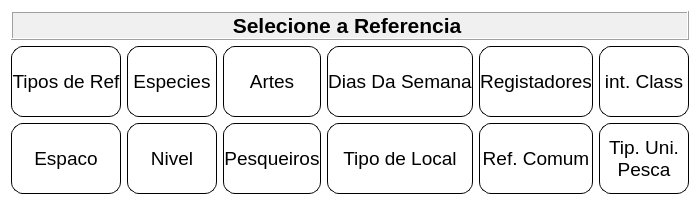
<?xml version="1.0" encoding="UTF-8"?>
<ui version="4.0">
 <class>Form</class>
 <widget class="QWidget" name="Form">
  <property name="windowModality">
   <enum>Qt::WindowModal</enum>
  </property>
  <property name="geometry">
   <rect>
    <x>0</x>
    <y>0</y>
    <width>700</width>
    <height>205</height>
   </rect>
  </property>
  <property name="sizePolicy">
   <sizepolicy hsizetype="Expanding" vsizetype="Preferred">
    <horstretch>0</horstretch>
    <verstretch>0</verstretch>
   </sizepolicy>
  </property>
  <property name="minimumSize">
   <size>
    <width>680</width>
    <height>128</height>
   </size>
  </property>
  <property name="maximumSize">
   <size>
    <width>700</width>
    <height>250</height>
   </size>
  </property>
  <property name="windowTitle">
   <string>Referencias</string>
  </property>
  <property name="windowIcon">
   <iconset>
    <normaloff>:/newPrefix/stats-2.png</normaloff>:/newPrefix/stats-2.png</iconset>
  </property>
  <property name="windowOpacity">
   <double>3.000000000000000</double>
  </property>
  <property name="styleSheet">
   <string notr="true">#Form{
background-color: #ffffff; 
}

.QPushButton {
border-radius: 12px;
border-style: solid;
border-width: 1px;
border-color: black
}

.QPushButton:pressed { 
background-color: DodgerBlue; 
}

.QPushButton:focus:pressed { 
background-color: #3c3c3c; 
}

.QPushButton:focus { 
background-color: rgb(180, 180, 180); 
}

QPushButton:hover { 
background-color: Gray; 
}

QPushButton:checked { 
background-color: DodgerBlue; 
}</string>
  </property>
  <layout class="QGridLayout" name="gridLayout_2">
   <item row="1" column="0">
    <layout class="QGridLayout" name="gridLayout">
     <item row="0" column="5">
      <widget class="QPushButton" name="PBIntClass">
       <property name="sizePolicy">
        <sizepolicy hsizetype="MinimumExpanding" vsizetype="Preferred">
         <horstretch>0</horstretch>
         <verstretch>0</verstretch>
        </sizepolicy>
       </property>
       <property name="font">
        <font>
         <pointsize>14</pointsize>
        </font>
       </property>
       <property name="focusPolicy">
        <enum>Qt::StrongFocus</enum>
       </property>
       <property name="text">
        <string>int. Class</string>
       </property>
      </widget>
     </item>
     <item row="1" column="4">
      <widget class="QPushButton" name="PBOutros">
       <property name="sizePolicy">
        <sizepolicy hsizetype="MinimumExpanding" vsizetype="Preferred">
         <horstretch>0</horstretch>
         <verstretch>0</verstretch>
        </sizepolicy>
       </property>
       <property name="font">
        <font>
         <pointsize>14</pointsize>
        </font>
       </property>
       <property name="focusPolicy">
        <enum>Qt::StrongFocus</enum>
       </property>
       <property name="text">
        <string>Ref. Comum</string>
       </property>
       <property name="icon">
        <iconset resource="icons.qrc">
         <normaloff>:/newPrefix/Icons/001-more.png</normaloff>:/newPrefix/Icons/001-more.png</iconset>
       </property>
       <property name="flat">
        <bool>false</bool>
       </property>
      </widget>
     </item>
     <item row="0" column="1">
      <widget class="QPushButton" name="PBEspecies">
       <property name="sizePolicy">
        <sizepolicy hsizetype="MinimumExpanding" vsizetype="Preferred">
         <horstretch>0</horstretch>
         <verstretch>0</verstretch>
        </sizepolicy>
       </property>
       <property name="font">
        <font>
         <pointsize>14</pointsize>
        </font>
       </property>
       <property name="focusPolicy">
        <enum>Qt::StrongFocus</enum>
       </property>
       <property name="text">
        <string>Especies</string>
       </property>
       <property name="icon">
        <iconset resource="icons.qrc">
         <normaloff>:/newPrefix/Icons/fish.png</normaloff>:/newPrefix/Icons/fish.png</iconset>
       </property>
      </widget>
     </item>
     <item row="1" column="1">
      <widget class="QPushButton" name="PBNivel">
       <property name="sizePolicy">
        <sizepolicy hsizetype="MinimumExpanding" vsizetype="Preferred">
         <horstretch>0</horstretch>
         <verstretch>0</verstretch>
        </sizepolicy>
       </property>
       <property name="font">
        <font>
         <pointsize>14</pointsize>
        </font>
       </property>
       <property name="focusPolicy">
        <enum>Qt::StrongFocus</enum>
       </property>
       <property name="text">
        <string>Nivel</string>
       </property>
       <property name="icon">
        <iconset resource="icons.qrc">
         <normaloff>:/newPrefix/Icons/layers.png</normaloff>:/newPrefix/Icons/layers.png</iconset>
       </property>
      </widget>
     </item>
     <item row="0" column="0">
      <widget class="QPushButton" name="PBCodificadores">
       <property name="sizePolicy">
        <sizepolicy hsizetype="MinimumExpanding" vsizetype="Preferred">
         <horstretch>0</horstretch>
         <verstretch>0</verstretch>
        </sizepolicy>
       </property>
       <property name="font">
        <font>
         <pointsize>14</pointsize>
        </font>
       </property>
       <property name="focusPolicy">
        <enum>Qt::StrongFocus</enum>
       </property>
       <property name="text">
        <string>Tipos de Ref</string>
       </property>
       <property name="icon">
        <iconset resource="icons.qrc">
         <normaloff>:/newPrefix/Icons/008-chains.png</normaloff>:/newPrefix/Icons/008-chains.png</iconset>
       </property>
      </widget>
     </item>
     <item row="0" column="2">
      <widget class="QPushButton" name="PBArtes">
       <property name="sizePolicy">
        <sizepolicy hsizetype="MinimumExpanding" vsizetype="Preferred">
         <horstretch>0</horstretch>
         <verstretch>0</verstretch>
        </sizepolicy>
       </property>
       <property name="font">
        <font>
         <pointsize>14</pointsize>
        </font>
       </property>
       <property name="focusPolicy">
        <enum>Qt::StrongFocus</enum>
       </property>
       <property name="text">
        <string>Artes</string>
       </property>
       <property name="icon">
        <iconset resource="icons.qrc">
         <normaloff>:/newPrefix/Icons/007-fishing.png</normaloff>:/newPrefix/Icons/007-fishing.png</iconset>
       </property>
      </widget>
     </item>
     <item row="1" column="5">
      <widget class="QPushButton" name="PBTipUniPesca">
       <property name="sizePolicy">
        <sizepolicy hsizetype="MinimumExpanding" vsizetype="Preferred">
         <horstretch>0</horstretch>
         <verstretch>0</verstretch>
        </sizepolicy>
       </property>
       <property name="font">
        <font>
         <pointsize>14</pointsize>
        </font>
       </property>
       <property name="focusPolicy">
        <enum>Qt::StrongFocus</enum>
       </property>
       <property name="text">
        <string>Tip. Uni. 
Pesca</string>
       </property>
       <property name="flat">
        <bool>false</bool>
       </property>
      </widget>
     </item>
     <item row="1" column="3">
      <widget class="QPushButton" name="PBTipLocal">
       <property name="sizePolicy">
        <sizepolicy hsizetype="MinimumExpanding" vsizetype="Preferred">
         <horstretch>0</horstretch>
         <verstretch>0</verstretch>
        </sizepolicy>
       </property>
       <property name="font">
        <font>
         <pointsize>14</pointsize>
        </font>
       </property>
       <property name="focusPolicy">
        <enum>Qt::StrongFocus</enum>
       </property>
       <property name="text">
        <string>Tipo de Local</string>
       </property>
       <property name="icon">
        <iconset resource="icons.qrc">
         <normaloff>:/newPrefix/Icons/002-placeholders.png</normaloff>:/newPrefix/Icons/002-placeholders.png</iconset>
       </property>
      </widget>
     </item>
     <item row="1" column="0">
      <widget class="QPushButton" name="PBEspaco">
       <property name="sizePolicy">
        <sizepolicy hsizetype="MinimumExpanding" vsizetype="Preferred">
         <horstretch>0</horstretch>
         <verstretch>0</verstretch>
        </sizepolicy>
       </property>
       <property name="font">
        <font>
         <pointsize>14</pointsize>
        </font>
       </property>
       <property name="focusPolicy">
        <enum>Qt::StrongFocus</enum>
       </property>
       <property name="text">
        <string>Espaco</string>
       </property>
       <property name="icon">
        <iconset resource="icons.qrc">
         <normaloff>:/newPrefix/Icons/005-placeholder.png</normaloff>:/newPrefix/Icons/005-placeholder.png</iconset>
       </property>
      </widget>
     </item>
     <item row="0" column="3">
      <widget class="QPushButton" name="PBDiaSemana">
       <property name="sizePolicy">
        <sizepolicy hsizetype="MinimumExpanding" vsizetype="Preferred">
         <horstretch>0</horstretch>
         <verstretch>0</verstretch>
        </sizepolicy>
       </property>
       <property name="font">
        <font>
         <pointsize>14</pointsize>
        </font>
       </property>
       <property name="focusPolicy">
        <enum>Qt::StrongFocus</enum>
       </property>
       <property name="text">
        <string>Dias Da Semana</string>
       </property>
       <property name="icon">
        <iconset resource="icons.qrc">
         <normaloff>:/newPrefix/Icons/006-wall-calendar.png</normaloff>:/newPrefix/Icons/006-wall-calendar.png</iconset>
       </property>
      </widget>
     </item>
     <item row="0" column="4">
      <widget class="QPushButton" name="PBRegistadores">
       <property name="sizePolicy">
        <sizepolicy hsizetype="MinimumExpanding" vsizetype="Preferred">
         <horstretch>0</horstretch>
         <verstretch>0</verstretch>
        </sizepolicy>
       </property>
       <property name="font">
        <font>
         <pointsize>14</pointsize>
        </font>
       </property>
       <property name="focusPolicy">
        <enum>Qt::StrongFocus</enum>
       </property>
       <property name="text">
        <string>Registadores</string>
       </property>
       <property name="icon">
        <iconset resource="icons.qrc">
         <normaloff>:/newPrefix/Icons/001-more.png</normaloff>:/newPrefix/Icons/001-more.png</iconset>
       </property>
       <property name="flat">
        <bool>false</bool>
       </property>
      </widget>
     </item>
     <item row="1" column="2">
      <widget class="QPushButton" name="PBPesqueiros">
       <property name="sizePolicy">
        <sizepolicy hsizetype="MinimumExpanding" vsizetype="Preferred">
         <horstretch>0</horstretch>
         <verstretch>0</verstretch>
        </sizepolicy>
       </property>
       <property name="font">
        <font>
         <pointsize>14</pointsize>
        </font>
       </property>
       <property name="focusPolicy">
        <enum>Qt::StrongFocus</enum>
       </property>
       <property name="text">
        <string>Pesqueiros</string>
       </property>
       <property name="icon">
        <iconset resource="icons.qrc">
         <normaloff>:/newPrefix/Icons/001-more.png</normaloff>:/newPrefix/Icons/001-more.png</iconset>
       </property>
       <property name="flat">
        <bool>false</bool>
       </property>
      </widget>
     </item>
    </layout>
   </item>
   <item row="0" column="0">
    <widget class="QLabel" name="label">
     <property name="sizePolicy">
      <sizepolicy hsizetype="Preferred" vsizetype="Fixed">
       <horstretch>0</horstretch>
       <verstretch>0</verstretch>
      </sizepolicy>
     </property>
     <property name="font">
      <font>
       <pointsize>16</pointsize>
       <weight>75</weight>
       <bold>true</bold>
      </font>
     </property>
     <property name="styleSheet">
      <string notr="true">#label {background-color: #f0f0f0}</string>
     </property>
     <property name="frameShape">
      <enum>QFrame::Box</enum>
     </property>
     <property name="frameShadow">
      <enum>QFrame::Raised</enum>
     </property>
     <property name="text">
      <string>Selecione a Referencia </string>
     </property>
     <property name="alignment">
      <set>Qt::AlignCenter</set>
     </property>
    </widget>
   </item>
  </layout>
 </widget>
 <resources>
  <include location="images.qrc"/>
  <include location="icons.qrc"/>
 </resources>
 <connections/>
</ui>
